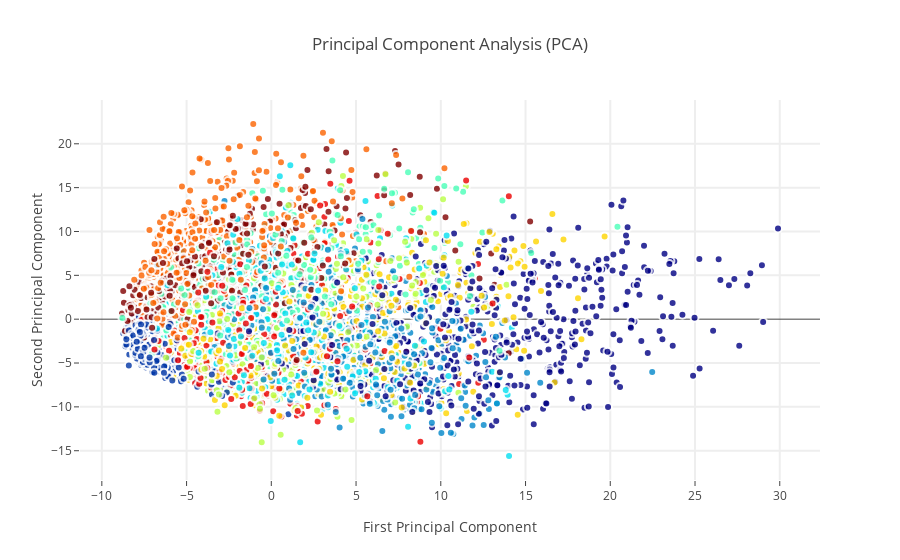

Notebook cell for this chart:
### Code cell
trace0 = go.Scatter(
    x = X_5d[:,0],
    y = X_5d[:,1],
#     name = Target,
#     hoveron = Target,
    mode = 'markers',
    text = Target,
    showlegend = False,
    marker = dict(
        size = 8,
        color = Target,
        colorscale ='Jet',
        showscale = False,
        line = dict(
            width = 2,
            color = 'rgb(255, 255, 255)'
        ),
        opacity = 0.8
           )
)
data = [trace0]

layout = go.Layout(
    title= 'Principal Component Analysis (PCA)',
    hovermode= 'closest',
    xaxis= dict(
         title= 'First Principal Component',
        ticklen= 5,
        zeroline= False,
        gridwidth= 2,
    ),
    yaxis=dict(
        title= 'Second Principal Component',
        ticklen= 5,
        gridwidth= 2,
    ),
    showlegend= True
)


fig = dict(data=data, layout=layout)
py.iplot(fig, filename='styled-scatter')

### Figure 1 — Plotly figure (JSON) as saved in the notebook; plotly's stock layout.template omitted (floating-point values rounded to 4 significant figures; data arrays with more than 128 entries replaced by an {"elided": "..."} marker saying what was removed)
{"data": [{"marker": {"color": {"elided": "6000 int values"}, "colorscale": "Jet", "line": {"color": "rgb(255, 255, 255)", "width": 2}, "opacity": 0.8, "showscale": false, "size": 8}, "mode": "markers", "showlegend": false, "text": {"elided": "6000 int values"}, "type": "scatter", "uid": "3b8742ab-678f-439e-8650-126038eb76db", "x": {"elided": "6000 float values"}, "y": {"elided": "6000 float values"}}], "layout": {"hovermode": "closest", "showlegend": true, "title": {"text": "Principal Component Analysis (PCA)"}, "xaxis": {"gridwidth": 2, "ticklen": 5, "title": {"text": "First Principal Component"}, "zeroline": false}, "yaxis": {"gridwidth": 2, "ticklen": 5, "title": {"text": "Second Principal Component"}}}}
